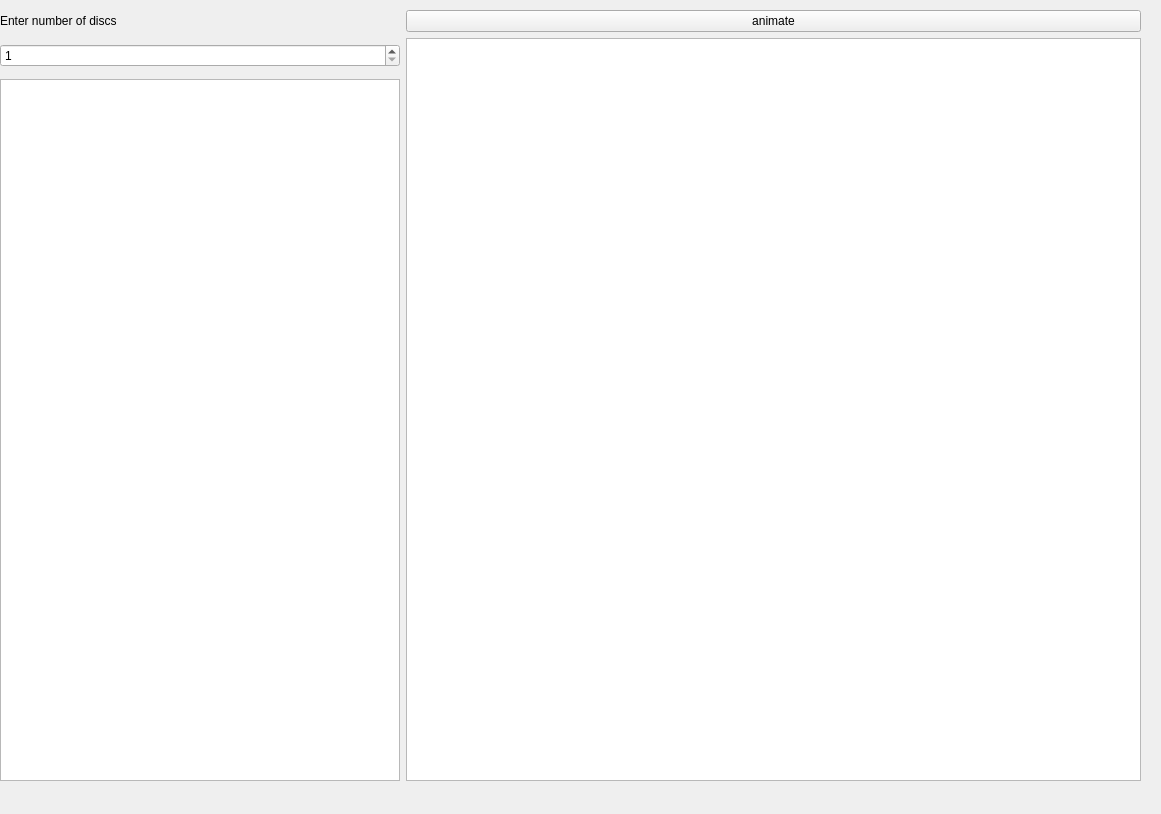
<?xml version="1.0" encoding="UTF-8"?>
<ui version="4.0">
 <class>mainwindow</class>
 <widget class="QWidget" name="mainwindow">
  <property name="geometry">
   <rect>
    <x>0</x>
    <y>0</y>
    <width>1161</width>
    <height>814</height>
   </rect>
  </property>
  <property name="windowTitle">
   <string>mainwindow</string>
  </property>
  <widget class="QWidget" name="layoutWidget">
   <property name="geometry">
    <rect>
     <x>0</x>
     <y>10</y>
     <width>1141</width>
     <height>771</height>
    </rect>
   </property>
   <layout class="QGridLayout" name="gridLayout">
    <item row="4" column="0">
     <widget class="QTextEdit" name="textEdit">
      <property name="minimumSize">
       <size>
        <width>400</width>
        <height>0</height>
       </size>
      </property>
      <property name="maximumSize">
       <size>
        <width>400</width>
        <height>16777215</height>
       </size>
      </property>
      <property name="textInteractionFlags">
       <set>Qt::TextSelectableByKeyboard|Qt::TextSelectableByMouse</set>
      </property>
     </widget>
    </item>
    <item row="1" column="1" rowspan="4">
     <widget class="QGraphicsView" name="graphicsView">
      <property name="minimumSize">
       <size>
        <width>500</width>
        <height>0</height>
       </size>
      </property>
      <property name="maximumSize">
       <size>
        <width>1000000</width>
        <height>16777215</height>
       </size>
      </property>
     </widget>
    </item>
    <item row="2" column="0">
     <widget class="QSpinBox" name="spinBox">
      <property name="minimum">
       <number>1</number>
      </property>
      <property name="maximum">
       <number>13</number>
      </property>
     </widget>
    </item>
    <item row="0" column="1">
     <widget class="QPushButton" name="pushButton">
      <property name="text">
       <string>animate</string>
      </property>
     </widget>
    </item>
    <item row="0" column="0">
     <widget class="QLabel" name="label">
      <property name="text">
       <string>Enter number of discs</string>
      </property>
     </widget>
    </item>
   </layout>
  </widget>
 </widget>
 <resources/>
 <connections/>
</ui>
